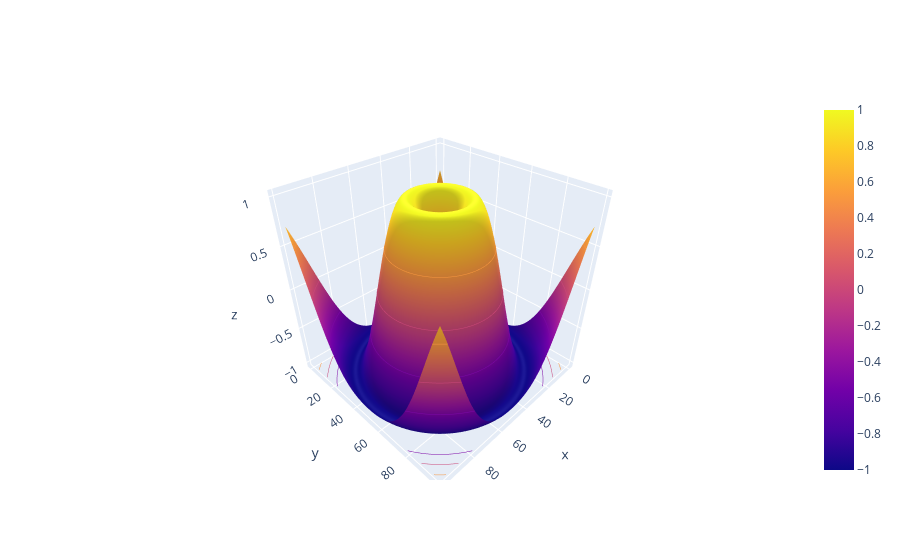

The cell this chart's notebook holds for it:
### Code cell
fig = go.Figure(data=[go.Surface(z=z, contours_z=dict(show=True, usecolormap=True, highlightcolor="limegreen", project_z=True))])
fig.show()

### Figure 1 — Plotly figure (JSON) as saved in the notebook; plotly's stock layout.template omitted (floating-point values rounded to 4 significant figures; data arrays with more than 128 entries replaced by an {"elided": "..."} marker saying what was removed)
{"data": [{"contours": {"z": {"highlightcolor": "limegreen", "project": {"z": true}, "show": true, "usecolormap": true}}, "type": "surface", "z": {"elided": "100x100 float values"}}], "layout": {}}
